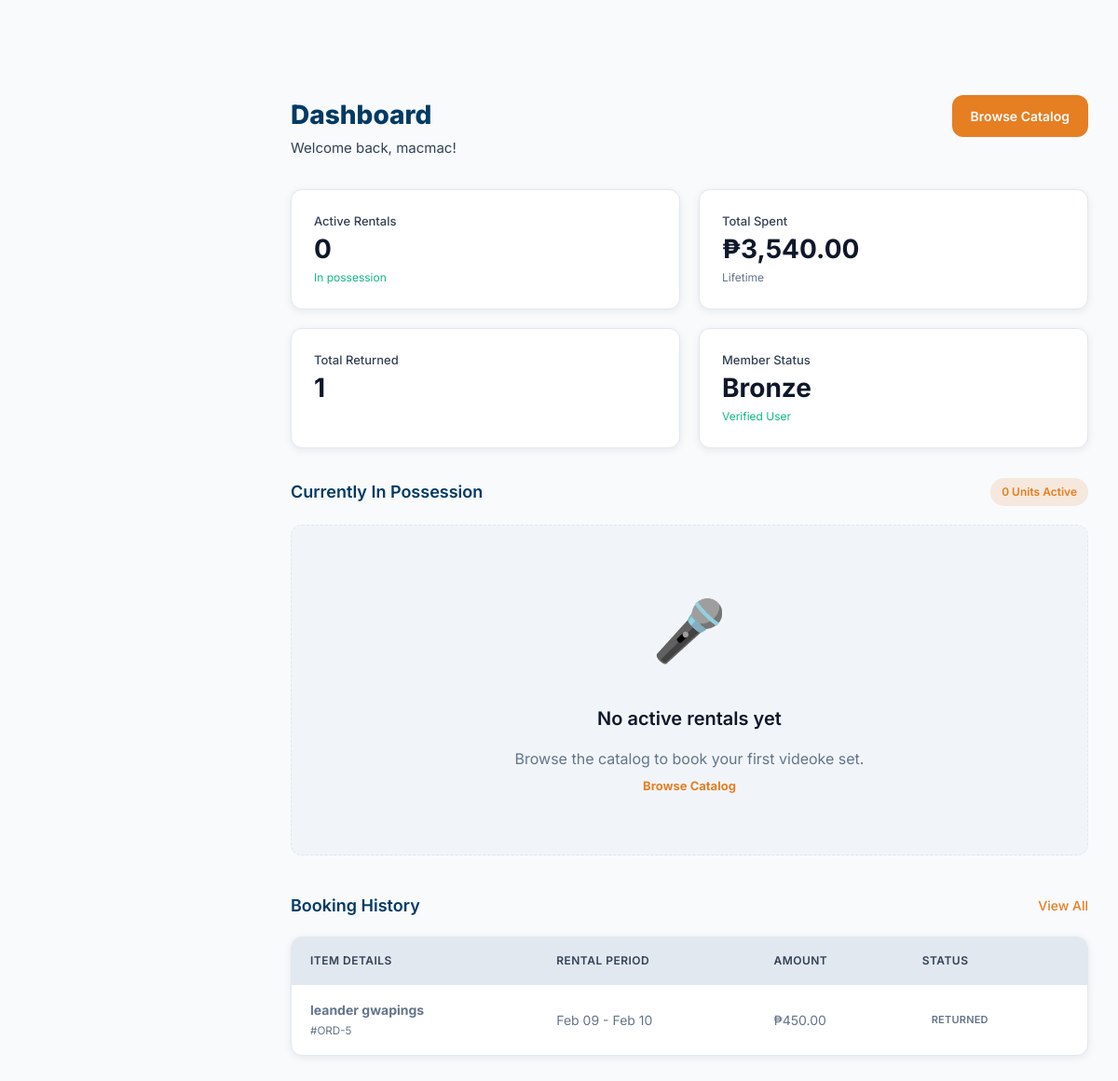
Screenshot of /client/dashboard/dashboard.php (signed in) with the database file from the repository.
### tables this page shows
CREATE TABLE `users` (
  `id` int(11) NOT NULL,
  `full_name` varchar(100) DEFAULT NULL,
  `email` varchar(100) NOT NULL,
  `phone` varchar(20) DEFAULT NULL,
  `password` varchar(255) NOT NULL,
  `profile_picture` longblob DEFAULT NULL,
  `id_front` longblob DEFAULT NULL,
  `id_back` longblob DEFAULT NULL,
  `address` text DEFAULT NULL,
  `role` enum('admin','customer') DEFAULT 'customer',
  `created_at` timestamp NOT NULL DEFAULT current_timestamp(),
  `updated_at` timestamp NOT NULL DEFAULT current_timestamp() ON UPDATE current_timestamp(),
  `reset_token` varchar(255) DEFAULT NULL,
  `reset_expiry` datetime DEFAULT NULL,
  `membership_level` varchar(20) DEFAULT 'Bronze'
);

CREATE TABLE `rental` (
  `order_id` int(11) NOT NULL,
  `user_id` int(11) DEFAULT NULL,
  `rental_status` varchar(50) DEFAULT NULL,
  `return_reason` text DEFAULT NULL,
  `extension_days` int(11) DEFAULT 0,
  `total_price` decimal(10,2) DEFAULT NULL,
  `late_fee` decimal(10,2) DEFAULT 0.00,
  `venue` varchar(255) DEFAULT NULL,
  `customer_address` text DEFAULT NULL,
  `start_date` date DEFAULT NULL,
  `end_date` date DEFAULT NULL,
  `driver_id` int(11) DEFAULT NULL
);

CREATE TABLE `item` (
  `item_id` int(11) NOT NULL,
  `item_name` varchar(255) NOT NULL,
  `description` text DEFAULT NULL,
  `category` varchar(100) DEFAULT NULL,
  `image` varchar(255) DEFAULT NULL,
  `rating` decimal(3,1) DEFAULT NULL,
  `reviews` int(11) DEFAULT NULL,
  `price_per_day` decimal(10,2) NOT NULL,
  `deposit` decimal(10,2) DEFAULT NULL,
  `condition` varchar(100) DEFAULT NULL,
  `status` varchar(50) DEFAULT 'Available',
  `maintenance_notes` text DEFAULT NULL,
  `total_times_rented` int(11) DEFAULT 0,
  `total_units` int(11) NOT NULL DEFAULT 1,
  `available_units` int(11) NOT NULL DEFAULT 1,
  `is_visible` tinyint(1) NOT NULL DEFAULT 1,
  `is_featured` tinyint(1) NOT NULL DEFAULT 0,
  `tags` text DEFAULT NULL
);

### client/dashboard/dashboard.php (the view, shortened to what this page needs)
<?php
include '../../shared/php/db_connection.php';
$user_id = $_SESSION['user_id'];
$user_query = mysqli_query($conn, "SELECT full_name, membership_level FROM USERS WHERE id = $user_id");
$user_data = mysqli_fetch_assoc($user_query);
$res_spent = mysqli_query($conn, "SELECT SUM(total_price) AS total FROM RENTAL WHERE user_id = $user_id");
$total_spent = mysqli_fetch_assoc($res_spent)['total'] ?? 0;
$res_active = mysqli_query($conn, "SELECT COUNT(*) AS active_count FROM RENTAL WHERE user_id = $user_id AND rental_status IN ('Booked','Rented', 'Pending Extension')");
$active_count = mysqli_fetch_assoc($res_active)['active_count'] ?? 0;
$res_upcoming = mysqli_query($conn, "SELECT COUNT(*) AS upcoming FROM RENTAL WHERE user_id = $user_id AND rental_status IN ('Returned')");
$upcoming_returns = mysqli_fetch_assoc($res_upcoming)['upcoming'] ?? 0;
$active_rentals_query = "SELECT r.*, i.item_name FROM RENTAL r
                         LEFT JOIN RENTAL_ITEM ri ON r.order_id = ri.order_id
                         LEFT JOIN ITEM i ON ri.item_id = i.item_id
                         WHERE r.user_id = $user_id AND r.rental_status IN ('Booked','Rented', 'Pending Extension')
                         GROUP BY r.order_id";
$active_result = mysqli_query($conn, $active_rentals_query);
$history_query = "SELECT r.*, i.item_name FROM RENTAL r
                  LEFT JOIN RENTAL_ITEM ri ON r.order_id = ri.order_id
                  LEFT JOIN ITEM i ON ri.item_id = i.item_id
                  WHERE r.user_id = $user_id
                  AND r.rental_status IN ('Booked', 'Returned', 'Extended')
                  ORDER BY r.start_date DESC LIMIT 5";
$history_result = mysqli_query($conn, $history_query);
$member_status = $user_data['membership_level'] ?? 'Bronze';
?>
<!DOCTYPE html>
<html lang="en">
<head>
    <link rel="stylesheet" href="../../shared/css/theme.css">
    <link rel="stylesheet" href="../../shared/css/globals.css">
    <link rel="stylesheet" href="../dashboard/dashboard.css">
</head>
<body>
    <div class="app-container">
        <main class="main-content">
            <div class="content-area">
                <div class="page-header-dashboard">
                    <div class="page-header-info">
                        <h1 class="page-title">Dashboard</h1>
                        <p class="page-subtitle">Welcome back, <?php echo htmlspecialchars($user_data['full_name']); ?>!</p>
                    </div>
                    <div class="page-header-actions">
                        <a href="../catalog/catalog.php" class="btn-new">Browse Catalog</a>
                    </div>
                </div>
                <section class="kpi-panel">
                    <div class="kpi-row">
                        <article class="kpi-card">
                            <div class="kpi-content">
                                <div class="kpi-label">Active Rentals</div>
                                <div class="kpi-value"><?php echo $active_count; ?></div>
                                <div class="kpi-sub positive">In possession</div>
                            </div>
                        </article>
                        <article class="kpi-card">
                            <div class="kpi-content">
                                <div class="kpi-label">Total Spent</div>
                                <div class="kpi-value">₱<?php echo number_format($total_spent, 2); ?></div>
                                <div class="kpi-sub">Lifetime</div>
                            </div>
                        </article>
                        <article class="kpi-card">
                            <div class="kpi-content">
                                <div class="kpi-label">Total Returned</div>
                                <div class="kpi-value"><?php echo $upcoming_returns; ?></div>
                            </div>
                        </article>
                        <article class="kpi-card">
                            <div class="kpi-content">
                                <div class="kpi-label">Member Status</div>
                                <div class="kpi-value"><?php echo htmlspecialchars($member_status); ?></div>
                                <div class="kpi-sub positive">Verified User</div>
                            </div>
                        </article>
                    </div>
                </section>
                <section class="active-rentals-section">
                    <div class="section-header">
                        <h2 class="section-title">Currently In Possession</h2>
                        <span class="units-badge"><?php echo $active_count; ?> Units Active</span>
                    </div>
                    <div class="rental-cards-row">
                        <?php if (mysqli_num_rows($active_result) > 0): ?>
                            <?php while($row = mysqli_fetch_assoc($active_result)): ?>
                            <article class="rental-card">
                                <div class="card-top">
                                    <div class="card-info">
                                        <?php if($row['rental_status'] == 'Pending Extension'): ?>
                                            <span class="badge status-pending">EXTENSION PENDING</span>
                                        <?php else: ?>
                                            <span class="badge status-rented">ACTIVE</span>
                                        <?php endif; ?>
                                        <h3 class="card-title"><?php echo htmlspecialchars($row['item_name']); ?></h3>
                                        <div class="card-meta">Due: <?php echo date('M d, Y', strtotime($row['end_date'])); ?></div>
                                    </div>
                                </div>
                            </article>
                            <?php endwhile; ?>
                        <?php else: ?>
                            <div class="empty-state empty-state-card">
                                <div class="empty-state-icon">🎤</div>
                                <h3 class="empty-state-title">No active rentals yet</h3>
                                <p class="empty-state-text">Browse the catalog to book your first videoke set.</p>
                                <a href="../catalog/catalog.php" class="empty-state-link">Browse Catalog</a>
                            </div>
                        <?php endif; ?>
                    </div>
                </section>
                <section class="history-section" style="margin-top: 40px;">
                    <div class="section-header">
                        <h2 class="section-title">Booking History</h2>
                        <a href="../bookinghistory/bookinghistory.php" class="view-all-link">View All</a>
                    </div>
                    <div class="history-panel">
                        <table class="history-table">
                            <thead>
                                <tr>
                                    <th>Item Details</th>
                                    <th>Rental Period</th>
                                    <th>Amount</th>
                                    <th>Status</th>
                                </tr>
                            </thead>
                            <tbody>
                                <?php if (mysqli_num_rows($history_result) > 0): ?>
                                    <?php while($row = mysqli_fetch_assoc($history_result)):
                                        $status_raw = $row['rental_status'];
                                        $status_class = strtolower($status_raw);
                                    ?>
                                    <tr>
                                        <td><strong><?php echo htmlspecialchars($row['item_name']); ?></strong><br><small>#ORD-<?php echo $row['order_id']; ?></small></td>
                                        <td><?php echo date('M d', strtotime($row['start_date'])) . " - " . date('M d', strtotime($row['end_date'])); ?></td>
                                        <td>₱<?php echo number_format($row['total_price'], 2); ?></td>
                                        <td><span class="status-pill status-<?php echo $status_class; ?>"><?php echo strtoupper($status_raw); ?></span></td>
                                    </tr>
                                    <?php endwhile; ?>
                                <?php endif; ?>
                            </tbody>
                        </table>
                    </div>
                </section>
            </div>
        </main>
    </div>
</body>
</html>

### shared/css/theme.css (style rules this page uses)
:root { --brand-primary: #013A63; --brand-primary-light: #014F86; --brand-primary-dark: #012A4A; --accent: #E67E22; --accent-hover: #D35400; --accent-light: #FFAA60; --accent-soft: #FFA970; --accent-muted: rgba(230, 126, 34, 0.15); --bg-primary: #F8FAFC; --bg-secondary: #F1F5F9; --bg-tertiary: #E2E8F0; --bg-card: #FFFFFF; --bg-elevated: #FFFFFF; --nav-bg: #013A63; --nav-bg-scroll: rgba(1, 58, 99, 0.98); --hero-top: #0A1628; --hero-bottom: #013A63; --panel-bg: #1e293b; --panel-border: rgba(255, 255, 255, 0.1); --footer-bg: #0F172A; --footer-text: #CBD5E1; --text-primary: #0F172A; --text-secondary: #334155; --text-tertiary: #64748B; --text-muted: #94A3B8; --text-inverse: #F8FAFC; --text-on-nav: #FFFFFF; --border-light: #E2E8F0; --border-medium: #CBD5E1; --border-dark: rgba(255, 255, 255, 0.1); --border-color: #E2E8F0; --success: #10B981; --success-bg: #D1FAE5; --warning: #F59E0B; --warning-bg: #FEF3C7; --danger: #EF4444; --danger-bg: #FEE2E2; --info: #3B82F6; --info-bg: #DBEAFE; --container-width: 1440px; --container-width-fluid: calc(100% - 40px); --container-width-auth: 500px; --gutter: 20px; --radius: 12px; --radius-sm: 8px; --radius-lg: 16px; --radius-xl: 24px; --transition: all 0.3s cubic-bezier(0.4, 0, 0.2, 1); --transition-fast: all 0.15s ease; --transition-speed: 0.3s; --transition-theme: background-color 0.3s ease, color 0.3s ease, border-color 0.3s ease, box-shadow 0.3s ease; --shadow-sm: 0 1px 2px rgba(15, 23, 42, 0.04); --shadow-md: 0 4px 20px rgba(15, 23, 42, 0.06); --shadow-lg: 0 12px 40px rgba(15, 23, 42, 0.1); --shadow-xl: 0 20px 60px rgba(15, 23, 42, 0.12); --shadow-card: 0 2px 8px rgba(15, 23, 42, 0.08); --shadow-elevated: 0 8px 30px rgba(15, 23, 42, 0.12); --nav-primary: var(--nav-bg); --text: var(--text-inverse); --card-bg: var(--bg-card); --section-light: var(--bg-secondary); --panel: var(--panel-bg); --section-title: #0F172A; --section-text: #64748B; --card-title: #0F172A; --card-text: #64748B; --icon-fill: #0F172A; --tab-text: #64748B; --tab-border: #E2E8F0; --heading-primary: #013A63; --heading-secondary: #014F86; --page-header-start: #013A63; --page-header-end: #014F86; --dropdown-bg: #FFFFFF; --dropdown-border: rgba(0, 0, 0, 0.1); --dropdown-divider: rgba(0, 0, 0, 0.06); --dropdown-hover: rgba(0, 0, 0, 0.04); --dropdown-text: #0F172A; --dropdown-text-muted: #64748B; --dropdown-unread-bg: rgba(251, 112, 18, 0.08); }

### rows the page displays
users: full_name "macmac", membership_level "Bronze"
rental: item.item_name "leander gwapings", order_id "5", start_date "Feb 09", end_date "Feb 10", total_price "450.00", rental_status "RETURNED"

### other values shown
$active_count "0"
$total_spent "3,540.00"
$upcoming_returns "1"
